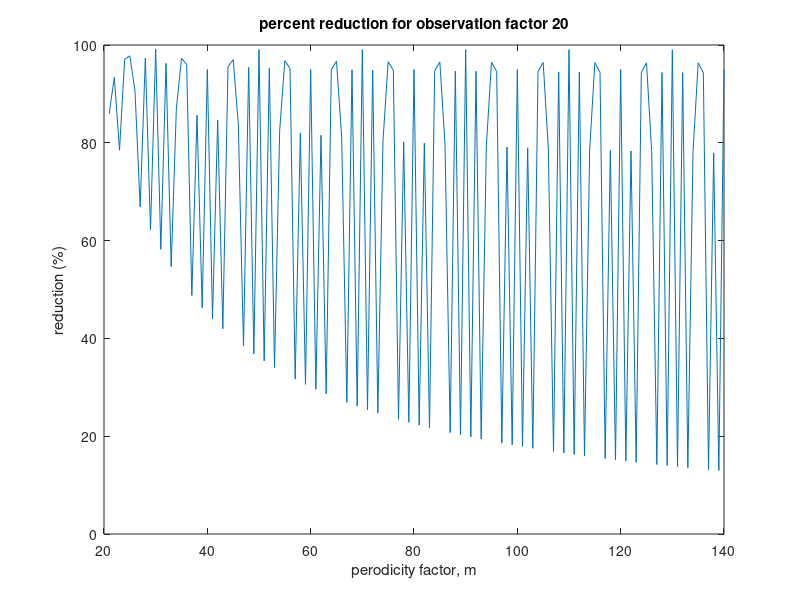

Source code (MATLAB):
n=20;
m=[21 22 23 24 25 26 27 28 29 30 31 32 33 34 35 36 37 38 39 40 41 42 43 44 45 46 47 48 49 50 51 52 53 54 55 56 57 58 59 60 61 62 63 64 65 66 67 68 69 70 71 72 73 74 75 76 77 78 79 80 81 82 83 84 85 86 87 88 89 90 91 92 93 94 95 96 97 98 99 100 101 102 103 104 105 106 107 108 109 110 111 112 113 114 115 116 117 118 119 120 121 122 123 124 125 126 127 128 129 130 131 132 133 134 135 136 137 138 139 140 ];
origM=[420 440 460 480 500 520 540 560 580 600 620 640 660 680 700 720 740 760 780 800 820 840 860 880 900 920 940 960 980 1000 1020 1040 1060 1080 1100 1120 1140 1160 1180 1200 1220 1240 1260 1280 1300 1320 1340 1360 1380 1400 1420 1440 1460 1480 1500 1520 1540 1560 1580 1600 1620 1640 1660 1680 1700 1720 1740 1760 1780 1800 1820 1840 1860 1880 1900 1920 1940 1960 1980 2000 2020 2040 2060 2080 2100 2120 2140 2160 2180 2200 2220 2240 2260 2280 2300 2320 2340 2360 2380 2400 2420 2440 2460 2480 2500 2520 2540 2560 2580 2600 2620 2640 2660 2680 2700 2720 2740 2760 2780 2800 ];
redM=[59 29 99 14 11 49 179 15 219 5 259 24 299 89 19 29 379 109 419 40 459 129 499 39 27 149 579 44 619 9 659 49 699 189 35 54 779 209 819 60 859 229 899 64 43 249 979 69 1019 13 1059 74 1099 289 51 79 1179 309 1219 80 1259 329 1299 89 59 349 1379 94 1419 17 1459 99 1499 389 67 104 1579 409 1619 100 1659 429 1699 114 75 449 1779 119 1819 21 1859 124 1899 489 83 129 1979 509 2019 120 2059 529 2099 139 91 549 2179 144 2219 25 2259 149 2299 589 99 154 2379 609 2419 140 ];
pres=-100*((redM./origM)-1);
plot(m, pres);
xlabel('perodicity factor, m'); ylabel('reduction (%)')
title(['percent reduction for observation factor ' num2str(n)]);
